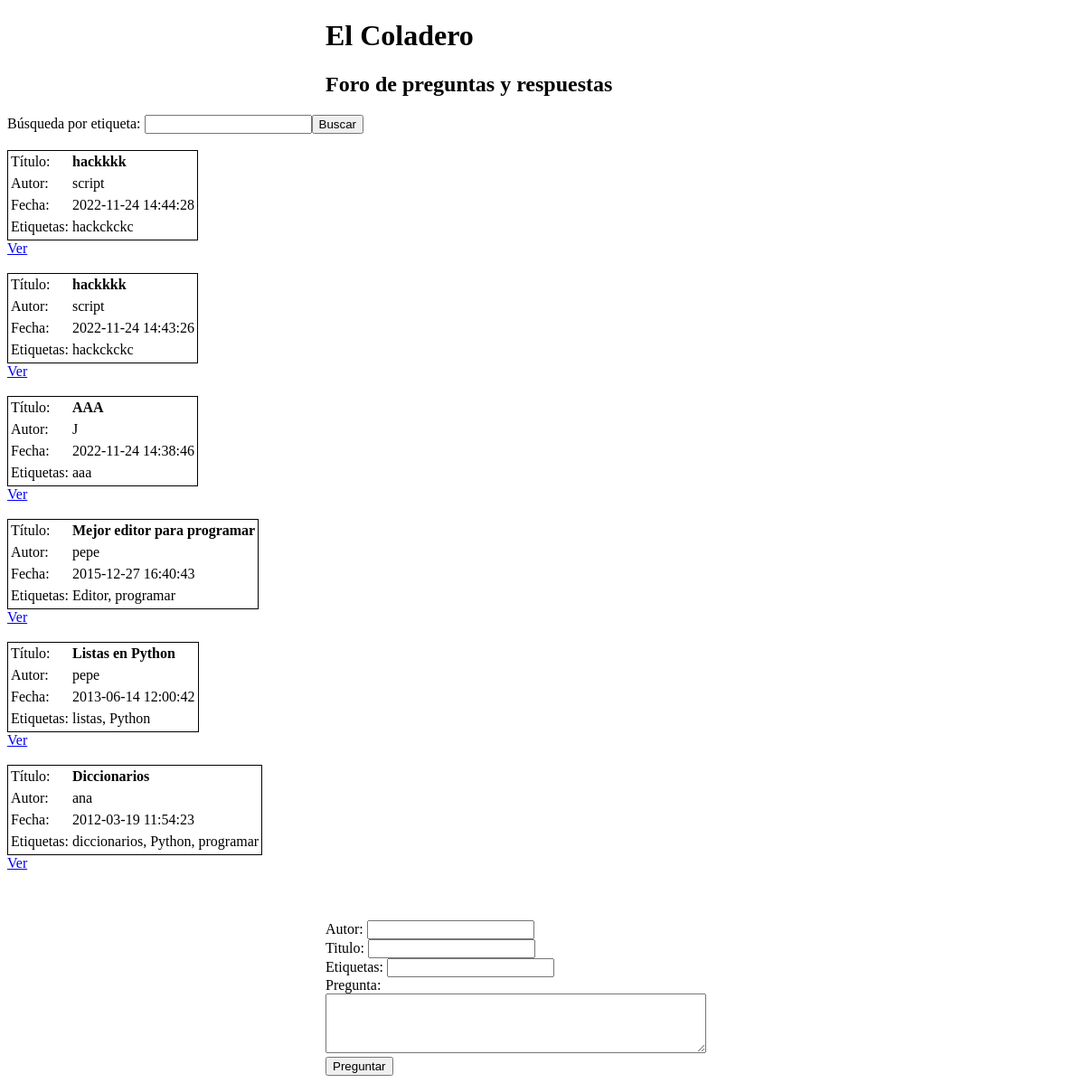
Page /show_all_questions on the earlier database version.
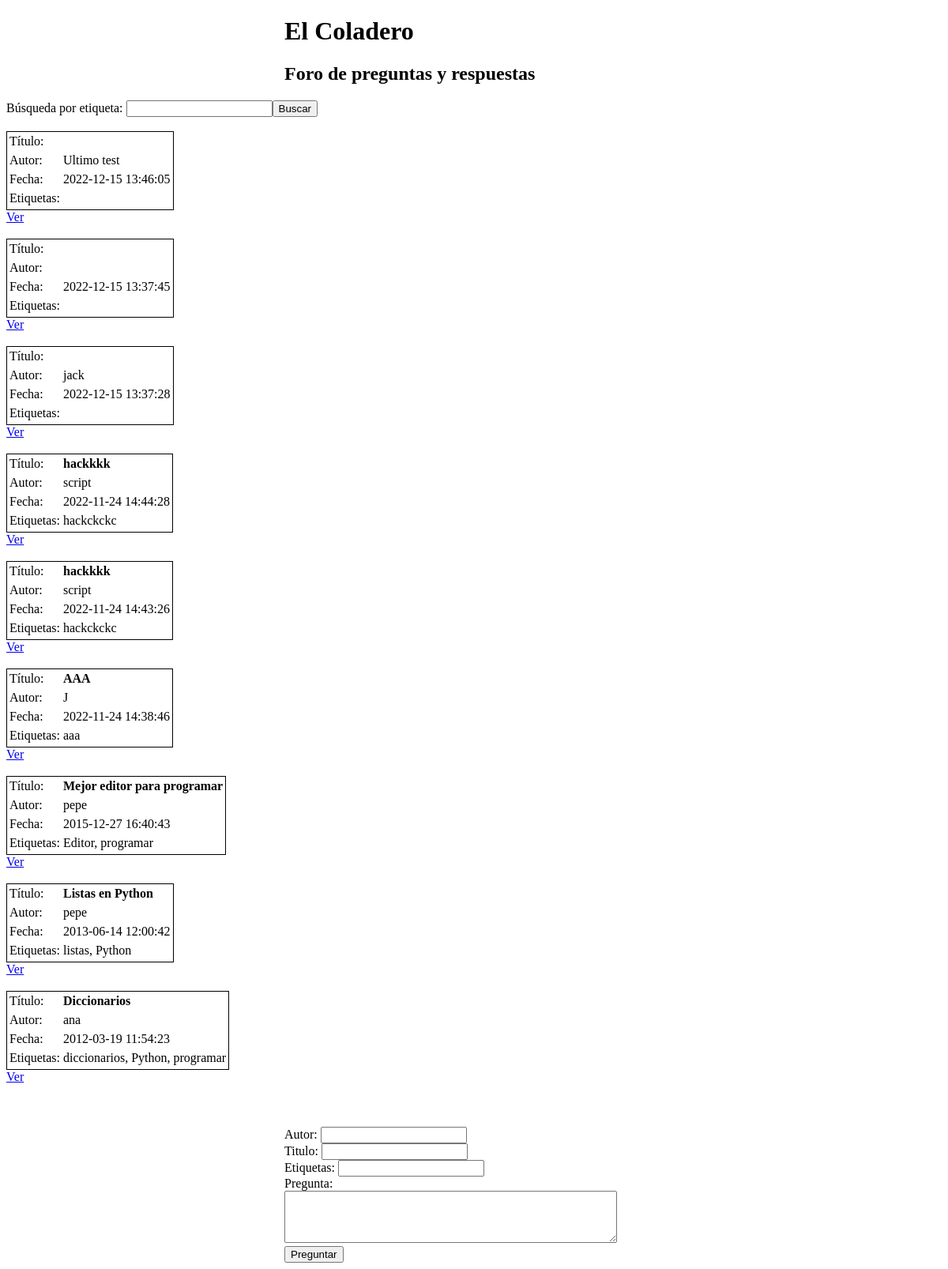
Same page on the later database version.
### tables this page shows
CREATE TABLE Questions (
  id INTEGER PRIMARY KEY, 
  author VARCHAR(50), 
  title VARCHAR(200), 
  body TEXT, 
  time datetime, 
  tags VARCHAR(200)
);

### coladero.py (the view)
@app.route('/show_all_questions', methods=['GET'])
def show_all_questions():
    conn = sqlite3.connect(DBPATH)
    cur = conn.cursor()
    query = """SELECT author,title,time,tags,id
               FROM Questions
               ORDER BY time DESC"""
    cur.execute(query)
    res = list(cur.fetchall())
    print(res)
    conn.close()
    return render_template('messages.html', questions=res)

### templates/messages.html (shortened to what this page needs)
<!DOCTYPE html>
<html>
	<head>
	</head>
	<body>
		<header class="title"><h1>El Coladero</h1></header>
		<header class="title"><h2>Foro de preguntas y respuestas</h2></header>
    <form action="search_question">
		Búsqueda por etiqueta: <input type="search" name="tag"><input type="submit" value="Buscar">
		</form>
		<br/>
		{% for q in questions %}
		<table class="question">
			<tr>
		    <td>Título:</td>
		    <td class="title">{{q[1]}}</td>
		  <tr>
		  <tr>
		    <td>Autor:</td>
		    <td>{{q[0]}}</td>
		  <tr>
		  <tr>
		    <td>Fecha:</td>
		    <td>{{q[2]}}</td>
		  <tr>
		  <tr>
		    <td>Etiquetas:</td>
		    <td>{{q[3]}}</td>
		</table>
		<a href="show_question?id={{q[4]| safe}}">Ver</a>
		<br/><br/>
		{% endfor %}
		<br/><br/>
		<form class="preguntar" action="insert_question" method="POST">
			<label for="author">Autor:</label>
	        <input type="text" name="author"><br/>
			<label for="title">Titulo:</label>
	        <input type="text" name="title"><br/>
	  		<label for="tags">Etiquetas:</label>
			<input type="text" name="tags"><br/>
			<label for="body">Pregunta:</label>
	        <textarea rows="4" cols="50" name="body"></textarea><br/>
	  		<input type="submit" value="Preguntar">
		</form>
	</body>
</html>

### templates/messages.html (style rules this page uses)
header.title { margin-left: auto; margin-right: auto; width: 30em; }
form.preguntar { margin-left: auto; margin-right: auto; width: 30em; }
table.question { border: solid 1px; position: relative; }
td.title { font-weight: bold; }

Differences in the rows shown:
added Questions: author "Ultimo test", time "2022-12-15 13:46:05"
added Questions: time "2022-12-15 13:37:45"
added Questions: author "jack", time "2022-12-15 13:37:28"
